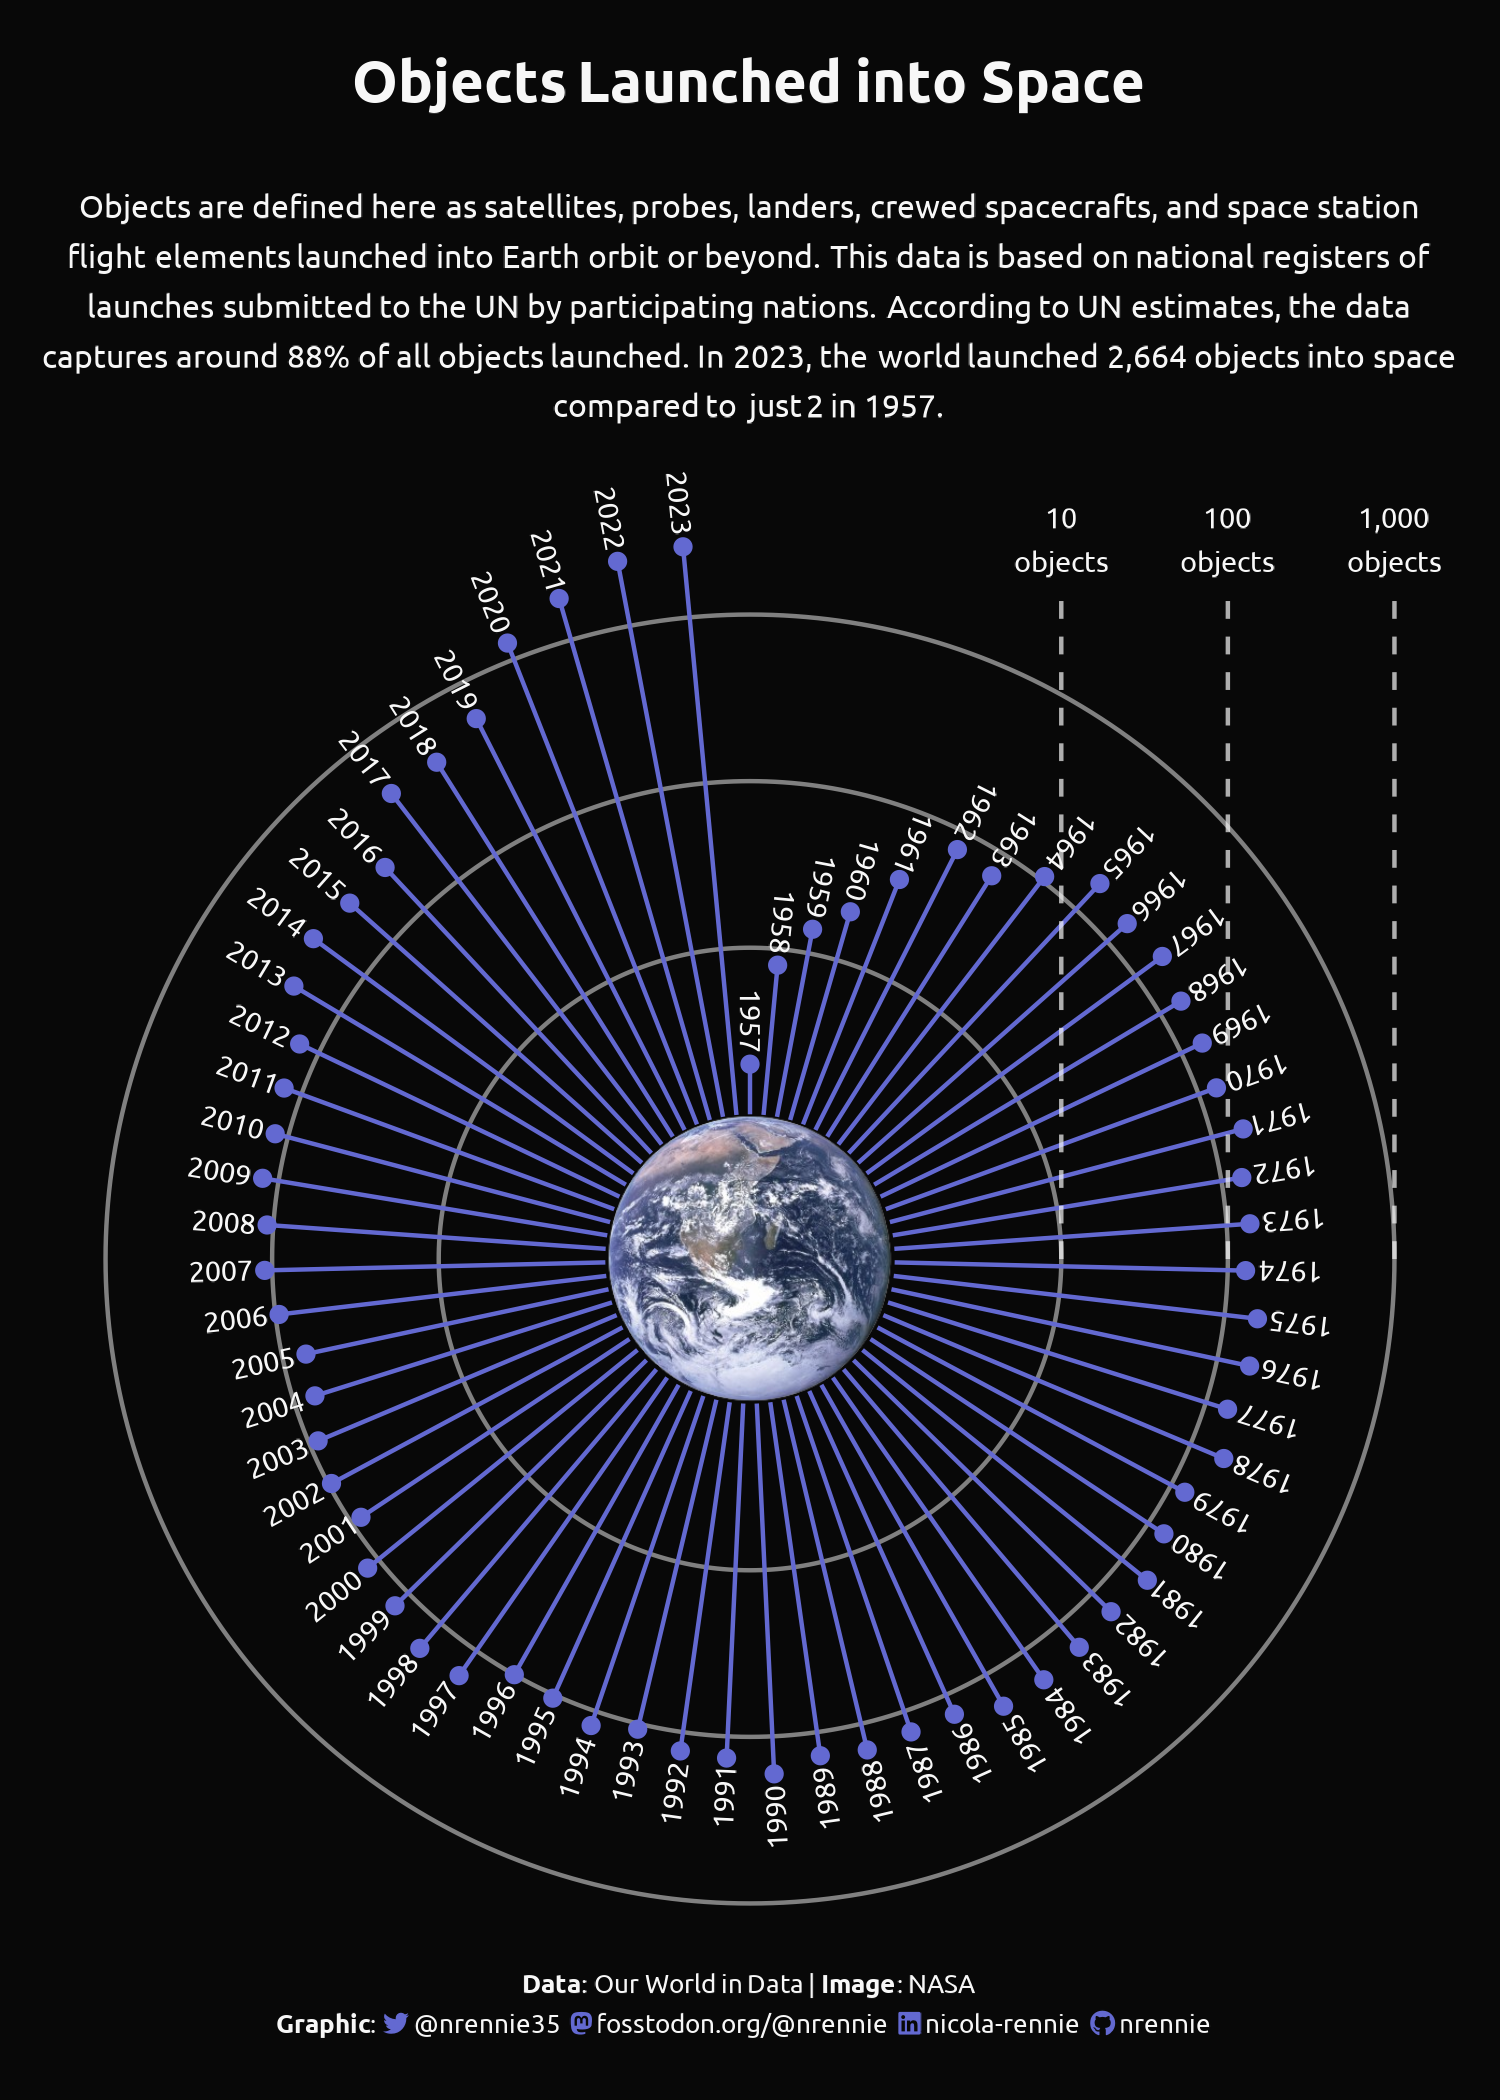

Write R code to recreate this figure.
# Load packages -----------------------------------------------------------

library(tidyverse)
library(showtext)
library(camcorder)
library(ggtext)
library(nrBrand)
library(glue)
library(ggforce)
library(ggimage)


# Load data ---------------------------------------------------------------

tuesdata <- tidytuesdayR::tt_load("2024-04-23")
outer_space_objects <- tuesdata$outer_space_objects


# Load fonts --------------------------------------------------------------

font_add_google("Ubuntu", "ubuntu")
showtext_auto()


# Define colours and fonts-------------------------------------------------

bg_col <- "gray3"
text_col <- "gray97"
highlight_col <- "#6369D1"

body_font <- "ubuntu"
title_font <- "ubuntu"


# Data wrangling ----------------------------------------------------------

r <- 2

space_data <- outer_space_objects |>
  filter(Entity == "World")

plot_data <- space_data |> 
  mutate(
    theta = seq(
      to = ((pi * 90) / 180),
      from = pi * (2 + ((90) / 180)),
      length.out = nrow(space_data) + 1
    )[1:nrow(space_data)],
    x_in = r * cos(.data$theta),
    x_out = (log(num_objects) + r) * cos(.data$theta),
    y_in = r * sin(.data$theta),
    y_out = (log(num_objects) + r) * sin(.data$theta)
  ) |>
  select(-c(Entity, Code, num_objects)) |> 
  pivot_longer(cols = -c(Year, theta)) |> 
  separate(col = name, into = c("var", "series"), sep = "_") |> 
  pivot_wider(id_cols = c(Year, series, theta), names_from = var, values_from = value) |> 
  mutate(angle = 180 + 360 * (.data$theta / (2 * pi)))


# Start recording ---------------------------------------------------------

gg_record(
  dir = file.path("2024", "2024-04-23", "recording"),
  device = "png",
  width = 5,
  height = 7,
  units = "in",
  dpi = 300
)


# Define text -------------------------------------------------------------

social <- nrBrand::social_caption(
  bg_colour = bg_col,
  icon_colour = highlight_col,
  font_colour = text_col,
  font_family = body_font
)
title <- "Objects Launched into Space"
st <- "Objects are defined here as satellites, probes, landers, crewed 
spacecrafts, and space station flight elements launched into Earth orbit or 
beyond. This data is based on national registers of launches submitted to the 
UN by participating nations. According to UN estimates, the data captures around 
88% of all objects launched. In 2023, the world launched 2,664 objects 
into space compared to just 2 in 1957."
cap <- paste0(
  "**Data**: Our World in Data | **Image**: NASA<br>**Graphic**: ", social
)


# Plot --------------------------------------------------------------------

ggplot() +
  # axis lines
  geom_circle(
    data = data.frame(
      x0 = c(0, 0, 0),
      y0 = c(0, 0, 0),
      rad = log(c(10, 100, 1000)) + r),
    mapping = aes(x0 = x0, y0 = y0, r = rad),
    colour = alpha(text_col, 0.5)
  ) +
  # lollipop
  geom_line(
    data = plot_data,
    mapping = aes(x = x, y = y, group = Year),
    colour = highlight_col
  ) +
  geom_point(
    data = filter(plot_data, series == "out"),
    mapping = aes(x = x, y = y),
    colour = highlight_col
  ) +
  # year labels
  geom_text(
    data = filter(plot_data, series == "out"),
    mapping = aes(x = x, y = y, label = paste(Year, " "), angle = angle),
    colour = text_col,
    family = body_font,
    size.unit = "pt",
    size = 22,
    hjust = 1.2
  ) +
  # add logo
  geom_image(
    data = slice_head(plot_data, n = 1),
    aes(
      x = 0,
      y = 0,
      image = "2024/2024-04-23/images/earth.png"
    ),
    size = 0.3
  ) +
  # limits
  scale_y_continuous(
    limits = c(-ceiling(max(plot_data$y))+0.5, ceiling(max(plot_data$y)))
  ) +
  # annotate lines
  annotate(
    "segment", x = log(10) + r, y = 0, yend = log(1000 + 500) + r,
    colour = alpha(text_col, 0.7), linetype = "dashed"
  ) +
  annotate(
    "segment", x = log(100) + r, y = 0, yend = log(1000 + 500) + r,
    colour = alpha(text_col, 0.7), linetype = "dashed"
  ) +
  annotate(
    "segment", x = log(1000) + r, y = 0, yend = log(1000 + 500) + r,
    colour = alpha(text_col, 0.7), linetype = "dashed"
  ) +
  # annotate labels
  annotate(
    "text", x = log(10) + r, y = log(1000 + 500) + r, label = "10\nobjects",
    colour = text_col, lineheight = 0.4, vjust = -0.2,
    size.unit = "pt", size = 22, family = body_font
  ) +
  annotate(
    "text", x = log(100) + r, y = log(1000 + 500) + r, label = "100\nobjects",
    colour = text_col, lineheight = 0.4, vjust = -0.2,
    size.unit = "pt", size = 22, family = body_font
  ) +
  annotate(
    "text", x = log(1000) + r, y = log(1000 + 500) + r, label = "1,000\nobjects",
    colour = text_col, lineheight = 0.4, vjust = -0.2,
    size.unit = "pt", size = 22, family = body_font
  ) +
  labs(title = title, 
       subtitle = st,
       caption = cap) +
  coord_fixed() +
  theme_void(base_size = 24) +
  theme(
  plot.margin = margin(5, 5, 5, 5),
  plot.background = element_rect(fill = bg_col, colour = bg_col),
  panel.background = element_rect(fill = bg_col, colour = bg_col),
  plot.title = element_textbox_simple(
    colour = text_col,
    hjust = 0.5,
    halign = 0.5,
    margin = margin(b = 10, t = 10),
    lineheight = 0.5,
    size = rel(1.8),
    face = "bold",
    family = title_font
  ),
  plot.subtitle = element_textbox_simple(
    colour = text_col,
    hjust = 0.5,
    halign = 0.5,
    margin = margin(b = 10, t = 10),
    lineheight = 0.5,
    family = body_font
  ),
  plot.caption = element_textbox_simple(
    colour = text_col,
    hjust = 0.5,
    halign = 0.5,
    margin = margin(b = 10, t = -10),
    lineheight = 0.5,
    family = body_font
  )
)


# Save gif ----------------------------------------------------------------

gg_playback(
  name = file.path("2024", "2024-04-23", paste0("20240423", ".gif")),
  first_image_duration = 4,
  last_image_duration = 20,
  frame_duration = .25,
  background = bg_col
)
